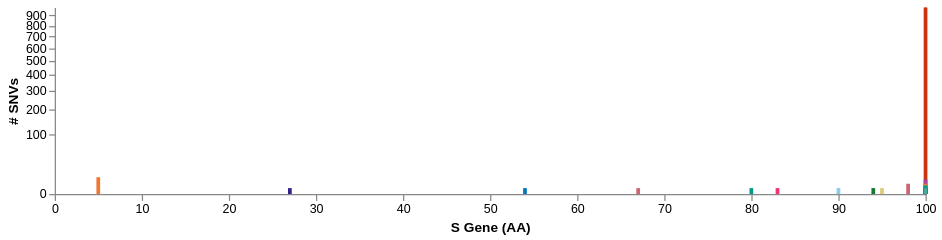

Vega-Lite specification stored for this chart:
### Vega specification from a JSON file in a GitHub repository (floating-point values rounded to 4 significant figures; data arrays with more than 128 entries replaced by an {"elided": "..."} marker saying what was removed)
{"$schema": "https://vega.github.io/schema/vega/v5.json", "description": "A basic bar chart example, with value labels shown upon mouse hover.", "width": 700, "height": 150, "padding": 5, "signals": [{"name": "posField", "value": 1}, {"name": "rectWidth", "update": "invert('xscale', 3)"}, {"name": "xRange", "value": [0, 100]}, {"name": "xLabel", "value": "S Gene (AA)"}, {"name": "yLabel", "value": "# SNVs"}, {"name": "hoverGroup", "value": null, "on": [{"events": "@entropybars:mouseover!", "update": "{group: datum.snv}"}, {"events": "@entropybars:mouseout!", "update": "null"}]}, {"name": "clear", "value": true, "on": [{"events": "mouseup[!event.item]", "update": "true", "force": true}]}, {"name": "shift", "value": false, "on": [{"events": "@entropybars:click", "update": "event.shiftKey", "force": true}]}, {"name": "clicked", "value": null, "on": [{"events": "@entropybars:click", "update": "{group: datum.snv}", "force": true}]}], "data": [{"name": "table", "values": {"elided": "58x3 mixed values"}, "format": {"type": "json", "parse": {"0": "string", "1": "number", "2": "string"}}, "transform": [{"type": "project", "fields": ["0", "1", "2"], "as": ["snv", "count", "color"]}, {"type": "filter", "expr": "datum.snv !== 'Reference'"}, {"type": "formula", "expr": "parseInt(split(datum.snv, '|')[posField])", "as": "pos"}]}, {"name": "selected", "values": [{"group": "S|614|D|G"}], "on": [{"trigger": "clear", "remove": true}, {"trigger": "!shift", "remove": true}, {"trigger": "!shift && clicked", "insert": "clicked"}, {"trigger": "shift && clicked", "toggle": "clicked"}], "transform": [{"type": "formula", "expr": "parseInt(split(datum.group, '|')[1])", "as": "pos"}, {"type": "lookup", "from": "table", "key": "snv", "values": ["color"], "fields": ["group"], "as": ["color"]}]}], "scales": [{"name": "xscale", "type": "linear", "domain": {"signal": "xRange"}, "range": "width", "padding": 0.05, "round": true, "zero": false, "clamp": true}, {"name": "yscale", "type": "pow", "exponent": 0.5, "domain": {"data": "table", "field": "count"}, "range": "height"}], "axes": [{"orient": "bottom", "scale": "xscale", "format": "d", "title": {"signal": "xLabel"}}, {"orient": "left", "scale": "yscale", "title": {"signal": "yLabel"}}], "marks": [{"type": "group", "encode": {"update": {"width": {"signal": "width"}, "height": {"signal": "height"}}}, "marks": [{"name": "entropymark", "type": "rule", "from": {"data": "selected"}, "encode": {"enter": {"zindex": {"value": 1}}, "update": {"x": {"scale": "xscale", "field": "pos"}, "x2": {"scale": "xscale", "field": "pos"}, "y": {"value": 0}, "y2": {"signal": "height"}, "stroke": {"field": "color"}}}}, {"name": "entropybars", "type": "rect", "from": {"data": "table"}, "encode": {"enter": {"stroke": {"value": "#000"}}, "update": {"xc": {"scale": "xscale", "field": "pos"}, "width": {"scale": "xscale", "signal": "rectWidth"}, "y": {"scale": "yscale", "field": "count"}, "y2": {"scale": "yscale", "value": 0}, "tooltip": {"signal": "{title: datum.snv, 'Count': datum.count}"}, "fill": {"field": "color"}, "strokeWidth": [{"test": "hoverGroup && hoverGroup.group == datum.snv", "value": 1}, {"value": 0}], "zindex": [{"test": "hoverGroup && hoverGroup.group == datum.snv", "value": 3}, {"value": 2}]}}}]}]}
